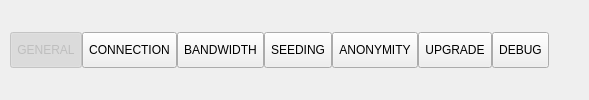
           <widget class="TabButtonPanel" name="settings_tab" native="true">
            <property name="sizePolicy">
             <sizepolicy hsizetype="Preferred" vsizetype="Preferred">
              <horstretch>0</horstretch>
              <verstretch>0</verstretch>
             </sizepolicy>
            </property>
            <property name="minimumSize">
             <size>
              <width>0</width>
              <height>0</height>
             </size>
            </property>
            <property name="styleSheet">
             <string notr="true"/>
            </property>
            <layout class="QHBoxLayout" name="horizontalLayout_9">
             <property name="spacing">
              <number>0</number>
             </property>
             <property name="leftMargin">
              <number>0</number>
             </property>
             <property name="topMargin">
              <number>0</number>
             </property>
             <property name="rightMargin">
              <number>0</number>
             </property>
             <property name="bottomMargin">
              <number>0</number>
             </property>
             <item>
              <spacer name="horizontalSpacer_11">
               <property name="orientation">
                <enum>Qt::Horizontal</enum>
               </property>
               <property name="sizeType">
                <enum>QSizePolicy::Fixed</enum>
               </property>
               <property name="sizeHint" stdset="0">
                <size>
                 <width>10</width>
                 <height>20</height>
                </size>
               </property>
              </spacer>
             </item>
             <item>
              <widget class="UnderlineTabButton" name="settings_general_button">
               <property name="enabled">
                <bool>false</bool>
               </property>
               <property name="sizePolicy">
                <sizepolicy hsizetype="Minimum" vsizetype="Fixed">
                 <horstretch>0</horstretch>
                 <verstretch>0</verstretch>
                </sizepolicy>
               </property>
               <property name="minimumSize">
                <size>
                 <width>0</width>
                 <height>36</height>
                </size>
               </property>
               <property name="maximumSize">
                <size>
                 <width>16777215</width>
                 <height>36</height>
                </size>
               </property>
               <property name="cursor">
                <cursorShape>PointingHandCursor</cursorShape>
               </property>
               <property name="styleSheet">
                <string notr="true"/>
               </property>
               <property name="text">
                <string>GENERAL</string>
               </property>
               <property name="checkable">
                <bool>true</bool>
               </property>
               <property name="checked">
                <bool>true</bool>
               </property>
              </widget>
             </item>
             <item>
              <widget class="UnderlineTabButton" name="settings_connection_button">
               <property name="sizePolicy">
                <sizepolicy hsizetype="Minimum" vsizetype="Fixed">
                 <horstretch>0</horstretch>
                 <verstretch>0</verstretch>
                </sizepolicy>
               </property>
               <property name="minimumSize">
                <size>
                 <width>0</width>
                 <height>36</height>
                </size>
               </property>
               <property name="maximumSize">
                <size>
                 <width>16777215</width>
                 <height>36</height>
                </size>
               </property>
               <property name="cursor">
                <cursorShape>PointingHandCursor</cursorShape>
               </property>
               <property name="styleSheet">
                <string notr="true"/>
               </property>
               <property name="text">
                <string>CONNECTION</string>
               </property>
               <property name="checkable">
                <bool>true</bool>
               </property>
              </widget>
             </item>
             <item>
              <widget class="UnderlineTabButton" name="settings_bandwidth_button">
               <property name="sizePolicy">
                <sizepolicy hsizetype="Minimum" vsizetype="Fixed">
                 <horstretch>0</horstretch>
                 <verstretch>0</verstretch>
                </sizepolicy>
               </property>
               <property name="minimumSize">
                <size>
                 <width>0</width>
                 <height>36</height>
                </size>
               </property>
               <property name="maximumSize">
                <size>
                 <width>16777215</width>
                 <height>36</height>
                </size>
               </property>
               <property name="cursor">
                <cursorShape>PointingHandCursor</cursorShape>
               </property>
               <property name="styleSheet">
                <string notr="true"/>
               </property>
               <property name="text">
                <string>BANDWIDTH</string>
               </property>
               <property name="checkable">
                <bool>true</bool>
               </property>
              </widget>
             </item>
             <item>
              <widget class="UnderlineTabButton" name="settings_seeding_button">
               <property name="sizePolicy">
                <sizepolicy hsizetype="Minimum" vsizetype="Fixed">
                 <horstretch>0</horstretch>
                 <verstretch>0</verstretch>
                </sizepolicy>
               </property>
               <property name="minimumSize">
                <size>
                 <width>0</width>
                 <height>36</height>
                </size>
               </property>
               <property name="cursor">
                <cursorShape>PointingHandCursor</cursorShape>
               </property>
               <property name="styleSheet">
                <string notr="true"/>
               </property>
               <property name="text">
                <string>SEEDING</string>
               </property>
               <property name="checkable">
                <bool>true</bool>
               </property>
              </widget>
             </item>
             <item>
              <widget class="UnderlineTabButton" name="settings_anonymity_button">
               <property name="sizePolicy">
                <sizepolicy hsizetype="Minimum" vsizetype="Fixed">
                 <horstretch>0</horstretch>
                 <verstretch>0</verstretch>
                </sizepolicy>
               </property>
               <property name="minimumSize">
                <size>
                 <width>0</width>
                 <height>36</height>
                </size>
               </property>
               <property name="maximumSize">
                <size>
                 <width>16777215</width>
                 <height>36</height>
                </size>
               </property>
               <property name="cursor">
                <cursorShape>PointingHandCursor</cursorShape>
               </property>
               <property name="styleSheet">
                <string notr="true"/>
               </property>
               <property name="text">
                <string>ANONYMITY</string>
               </property>
               <property name="checkable">
                <bool>true</bool>
               </property>
              </widget>
             </item>
             <item>
              <widget class="UnderlineTabButton" name="settings_upgrade_button">
               <property name="sizePolicy">
                <sizepolicy hsizetype="Minimum" vsizetype="Fixed">
                 <horstretch>0</horstretch>
                 <verstretch>0</verstretch>
                </sizepolicy>
               </property>
               <property name="minimumSize">
                <size>
                 <width>0</width>
                 <height>36</height>
                </size>
               </property>
               <property name="maximumSize">
                <size>
                 <width>16777215</width>
                 <height>36</height>
                </size>
               </property>
               <property name="cursor">
                <cursorShape>PointingHandCursor</cursorShape>
               </property>
               <property name="styleSheet">
                <string notr="true"/>
               </property>
               <property name="text">
                <string>UPGRADE</string>
               </property>
               <property name="checkable">
                <bool>true</bool>
               </property>
              </widget>
             </item>
             <item>
              <widget class="UnderlineTabButton" name="settings_debug_button">
               <property name="sizePolicy">
                <sizepolicy hsizetype="Minimum" vsizetype="Fixed">
                 <horstretch>0</horstretch>
                 <verstretch>0</verstretch>
                </sizepolicy>
               </property>
               <property name="minimumSize">
                <size>
                 <width>0</width>
                 <height>36</height>
                </size>
               </property>
               <property name="maximumSize">
                <size>
                 <width>16777215</width>
                 <height>36</height>
                </size>
               </property>
               <property name="cursor">
                <cursorShape>PointingHandCursor</cursorShape>
               </property>
               <property name="styleSheet">
                <string notr="true"/>
               </property>
               <property name="text">
                <string>DEBUG</string>
               </property>
               <property name="checkable">
                <bool>true</bool>
               </property>
              </widget>
             </item>
             <item>
              <spacer name="horizontalSpacer_10">
               <property name="orientation">
                <enum>Qt::Horizontal</enum>
               </property>
               <property name="sizeHint" stdset="0">
                <size>
                 <width>40</width>
                 <height>20</height>
                </size>
               </property>
              </spacer>
             </item>
            </layout>
           </widget>
